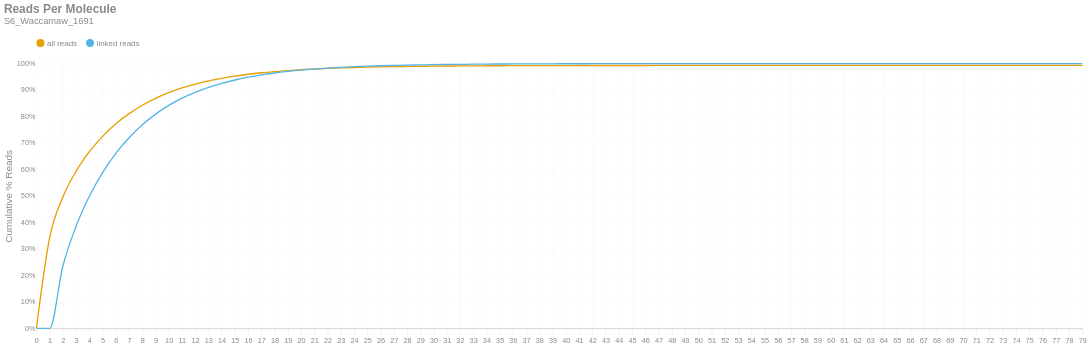

The code cell stored with this chart in its notebook:
### Markdown cell above
### Reads per Molecule
This chart shows the cumulative distribution of the number of reads per linked molecule. That is, how many alignments are associated with a unique molecule. This excludes the number of reads associated with invalid or absent linked-read barcodes. The `linked` histogram is the percentages recalculated when disregarding singletons.

### Code cell
if SKIPLR:
    print_html(f"Skipped")
else:
    counts = np.bincount(valids['reads'].cast(pl.Int64).to_numpy())
    weighted = counts * np.arange(len(counts))
    all_perc = weighted / n_reads
    linked_perc = weighted / n_linked_reads
    linked_perc[1] = 0
    binned_df = pl.DataFrame({
        'readsper': list(range(len(counts))),
        'all reads (cumsum)': np.cumsum(all_perc).tolist(),
        'linked reads (cumsum)': np.cumsum(linked_perc).tolist(),
    })

    with SafeRender(binned_df):
        (
            density_plot(binned_df, 'Reads Per Molecule', samplename, 'readspmol')
            .encode(
                x=alt.X('readsper:O', title=None).axis(labelAngle=0).scale(padding=0),
                y=alt.Y('value:Q', title='Cumulative % Reads').axis(format='%').stack(False),
                color=alt.Color("key:N").scale(domain=["all reads", "linked reads"]),
                tooltip=[
                    alt.Tooltip("key:N", title="Data Type"),
                    alt.Tooltip("readsper:O", title="Reads Per Molecule"),
                    alt.Tooltip("value:Q", format=".2%", title="% Reads (Cum.)")
                ]            
            )
        ).display()

### Figure 1 — Vega-Lite specification as saved in the notebook (floating-point values rounded to 4 significant figures)
{"width": "container", "height": 400, "config": {"title": {"anchor": "start", "dy": -15, "fontSize": 18, "color": "#888888", "subtitleColor": "#888888", "subtitleFontSize": 14}, "arc": {"fill": "#0072B2"}, "axis": {"domainColor": "#888888", "domainWidth": 0.5, "gridWidth": 0.2, "grid": false, "titleFontWeight": 400, "titleFontSize": 15, "labelFontSize": 11, "labelColor": "#888888", "tickColor": "#888888", "tickWidth": 0.2, "titleColor": "#888888"}, "axisBand": {"grid": false}, "axisX": {"grid": true, "tickSize": 10, "domainCap": "round"}, "axisY": {"domain": false, "grid": true, "tickSize": 0, "domainCap": "round"}, "background": "transparent", "header": {"labelFontSize": 15, "labelColor": "#888888", "titleFontSize": 15, "titleFontWeight": 600, "titleColor": "#888888"}, "legend": {"labelFont": "sans-serif", "labelFontSize": 12, "labelColor": "#888888", "symbolSize": 100, "symbolType": "circle", "titleFontSize": 12, "titlePadding": 10, "titleColor": "#888888", "title": null, "orient": "top"}, "range": {"category": ["#E69F00", "#56B4E9", "#009E73", "#F0E442", "#0072B2", "#D55E00", "#CC79A7", "#000000"], "diverging": ["#cfe8f3", "#a2d4ec", "#73bfe2", "#46abdb", "#1696d2", "#12719e"]}, "area": {"fill": "#0072B2", "fillOpacity": 0.7, "line": true, "strokeOpacity": 0.7}, "line": {"color": "#0072B2", "stroke": "#0072B2", "strokeWidth": 2}, "trail": {"color": "#0072B2", "stroke": "#0072B2", "strokeWidth": 0, "size": 1}, "point": {"filled": true, "fillOpacity": 1.0, "size": 95}, "text": {"color": "#888888", "fontSize": 11, "align": "right", "fontWeight": 400, "size": 11}, "bar": {"fill": "#0072B2", "stroke": null}, "view": {"stroke": null, "continuousWidth": 660, "continuousHeight": 400}}, "data": {"name": "data-5a1d341cccd976fb0ac640d78abc7568"}, "mark": {"type": "line", "interpolate": "monotone", "point": {"opacity": 0, "size": 275}}, "encoding": {"color": {"field": "key", "scale": {"domain": ["all reads", "linked reads"]}, "type": "nominal"}, "tooltip": [{"field": "key", "title": "Data Type", "type": "nominal"}, {"field": "readsper", "title": "Reads Per Molecule", "type": "ordinal"}, {"field": "value", "format": ".2%", "title": "% Reads (Cum.)", "type": "quantitative"}], "x": {"axis": {"labelAngle": 0}, "field": "readsper", "scale": {"padding": 0}, "title": null, "type": "ordinal"}, "y": {"axis": {"format": "%"}, "field": "value", "stack": false, "title": "Cumulative % Reads", "type": "quantitative"}}, "params": [{"name": "param_c36ac31b6afebe62", "select": {"type": "point", "fields": ["key"]}, "bind": "legend"}], "title": {"text": "Reads Per Molecule", "subtitle": "S6_Waccamaw_1691"}, "transform": [{"fold": ["all reads (cumsum)", "linked reads (cumsum)"]}, {"calculate": "replace(datum.key, ' (cumsum)', '')", "as": "key"}, {"filter": {"param": "param_c36ac31b6afebe62"}}], "usermeta": {"embedOptions": {"downloadFileName": "S6_Waccamaw_1691.readspmol"}}, "$schema": "https://vega.github.io/schema/vega-lite/v6.1.0.json", "datasets": {"data-5a1d341cccd976fb0ac640d78abc7568": [{"readsper": 0, "all reads (cumsum)": 0.0, "linked reads (cumsum)": 0.0}, {"readsper": 1, "all reads (cumsum)": 0.3426, "linked reads (cumsum)": 0.0}, {"readsper": 2, "all reads (cumsum)": 0.4957, "linked reads (cumsum)": 0.2354}, {"readsper": 3, "all reads (cumsum)": 0.5935, "linked reads (cumsum)": 0.3858}, {"readsper": 4, "all reads (cumsum)": 0.667, "linked reads (cumsum)": 0.4989}, {"readsper": 5, "all reads (cumsum)": 0.7252, "linked reads (cumsum)": 0.5882}, {"readsper": 6, "all reads (cumsum)": 0.7724, "linked reads (cumsum)": 0.6609}, {"readsper": 7, "all reads (cumsum)": 0.8108, "linked reads (cumsum)": 0.72}, {"readsper": 8, "all reads (cumsum)": 0.8424, "linked reads (cumsum)": 0.7686}, {"readsper": 9, "all reads (cumsum)": 0.8687, "linked reads (cumsum)": 0.809}, {"readsper": 10, "all reads (cumsum)": 0.8902, "linked reads (cumsum)": 0.8421}, {"readsper": 11, "all reads (cumsum)": 0.9079, "linked reads (cumsum)": 0.8692}, {"readsper": 12, "all reads (cumsum)": 0.9222, "linked reads (cumsum)": 0.8912}, {"readsper": 13, "all reads (cumsum)": 0.9343, "linked reads (cumsum)": 0.9099}, {"readsper": 14, "all reads (cumsum)": 0.9443, "linked reads (cumsum)": 0.9251}, {"readsper": 15, "all reads (cumsum)": 0.9525, "linked reads (cumsum)": 0.9378}, {"readsper": 16, "all reads (cumsum)": 0.9595, "linked reads (cumsum)": 0.9486}, {"readsper": 17, "all reads (cumsum)": 0.9652, "linked reads (cumsum)": 0.9573}, {"readsper": 18, "all reads (cumsum)": 0.9697, "linked reads (cumsum)": 0.9643}, {"readsper": 19, "all reads (cumsum)": 0.9735, "linked reads (cumsum)": 0.9701}, {"readsper": 20, "all reads (cumsum)": 0.9768, "linked reads (cumsum)": 0.9752}, {"readsper": 21, "all reads (cumsum)": 0.9794, "linked reads (cumsum)": 0.9792}, {"readsper": 22, "all reads (cumsum)": 0.9817, "linked reads (cumsum)": 0.9827}, {"readsper": 23, "all reads (cumsum)": 0.9836, "linked reads (cumsum)": 0.9857}, {"readsper": 24, "all reads (cumsum)": 0.9852, "linked reads (cumsum)": 0.9881}, {"readsper": 25, "all reads (cumsum)": 0.9865, "linked reads (cumsum)": 0.9901}, {"readsper": 26, "all reads (cumsum)": 0.9875, "linked reads (cumsum)": 0.9916}, {"readsper": 27, "all reads (cumsum)": 0.9883, "linked reads (cumsum)": 0.9929}, {"readsper": 28, "all reads (cumsum)": 0.989, "linked reads (cumsum)": 0.994}, {"readsper": 29, "all reads (cumsum)": 0.9896, "linked reads (cumsum)": 0.9949}, {"readsper": 30, "all reads (cumsum)": 0.9902, "linked reads (cumsum)": 0.9958}, {"readsper": 31, "all reads (cumsum)": 0.9907, "linked reads (cumsum)": 0.9965}, {"readsper": 32, "all reads (cumsum)": 0.991, "linked reads (cumsum)": 0.997}, {"readsper": 33, "all reads (cumsum)": 0.9913, "linked reads (cumsum)": 0.9975}, {"readsper": 34, "all reads (cumsum)": 0.9916, "linked reads (cumsum)": 0.998}, {"readsper": 35, "all reads (cumsum)": 0.9918, "linked reads (cumsum)": 0.9983}, {"readsper": 36, "all reads (cumsum)": 0.992, "linked reads (cumsum)": 0.9985}, {"readsper": 37, "all reads (cumsum)": 0.9921, "linked reads (cumsum)": 0.9988}, {"readsper": 38, "all reads (cumsum)": 0.9923, "linked reads (cumsum)": 0.999}, {"readsper": 39, "all reads (cumsum)": 0.9923, "linked reads (cumsum)": 0.9991}, {"readsper": 40, "all reads (cumsum)": 0.9924, "linked reads (cumsum)": 0.9992}, {"readsper": 41, "all reads (cumsum)": 0.9925, "linked reads (cumsum)": 0.9993}, {"readsper": 42, "all reads (cumsum)": 0.9926, "linked reads (cumsum)": 0.9994}, {"readsper": 43, "all reads (cumsum)": 0.9926, "linked reads (cumsum)": 0.9995}, {"readsper": 44, "all reads (cumsum)": 0.9927, "linked reads (cumsum)": 0.9996}, {"readsper": 45, "all reads (cumsum)": 0.9927, "linked reads (cumsum)": 0.9997}, {"readsper": 46, "all reads (cumsum)": 0.9928, "linked reads (cumsum)": 0.9997}, {"readsper": 47, "all reads (cumsum)": 0.9928, "linked reads (cumsum)": 0.9998}, {"readsper": 48, "all reads (cumsum)": 0.9928, "linked reads (cumsum)": 0.9998}, {"readsper": 49, "all reads (cumsum)": 0.9929, "linked reads (cumsum)": 0.9999}, {"readsper": 50, "all reads (cumsum)": 0.9929, "linked reads (cumsum)": 0.9999}, {"readsper": 51, "all reads (cumsum)": 0.9929, "linked reads (cumsum)": 0.9999}, {"readsper": 52, "all reads (cumsum)": 0.9929, "linked reads (cumsum)": 0.9999}, {"readsper": 53, "all reads (cumsum)": 0.9929, "linked reads (cumsum)": 0.9999}, {"readsper": 54, "all reads (cumsum)": 0.9929, "linked reads (cumsum)": 0.9999}, {"readsper": 55, "all reads (cumsum)": 0.9929, "linked reads (cumsum)": 0.9999}, {"readsper": 56, "all reads (cumsum)": 0.9929, "linked reads (cumsum)": 1.0}, {"readsper": 57, "all reads (cumsum)": 0.9929, "linked reads (cumsum)": 1.0}, {"readsper": 58, "all reads (cumsum)": 0.9929, "linked reads (cumsum)": 1.0}, {"readsper": 59, "all reads (cumsum)": 0.9929, "linked reads (cumsum)": 1.0}, {"readsper": 60, "all reads (cumsum)": 0.9929, "linked reads (cumsum)": 1.0}, {"readsper": 61, "all reads (cumsum)": 0.9929, "linked reads (cumsum)": 1.0}, {"readsper": 62, "all reads (cumsum)": 0.9929, "linked reads (cumsum)": 1.0}, {"readsper": 63, "all reads (cumsum)": 0.9929, "linked reads (cumsum)": 1.0}, {"readsper": 64, "all reads (cumsum)": 0.9929, "linked reads (cumsum)": 1.0}, {"readsper": 65, "all reads (cumsum)": 0.9929, "linked reads (cumsum)": 1.0}, {"readsper": 66, "all reads (cumsum)": 0.9929, "linked reads (cumsum)": 1.0}, {"readsper": 67, "all reads (cumsum)": 0.9929, "linked reads (cumsum)": 1.0}, {"readsper": 68, "all reads (cumsum)": 0.9929, "linked reads (cumsum)": 1.0}, {"readsper": 69, "all reads (cumsum)": 0.9929, "linked reads (cumsum)": 1.0}, {"readsper": 70, "all reads (cumsum)": 0.9929, "linked reads (cumsum)": 1.0}, {"readsper": 71, "all reads (cumsum)": 0.9929, "linked reads (cumsum)": 1.0}, {"readsper": 72, "all reads (cumsum)": 0.9929, "linked reads (cumsum)": 1.0}, {"readsper": 73, "all reads (cumsum)": 0.9929, "linked reads (cumsum)": 1.0}, {"readsper": 74, "all reads (cumsum)": 0.9929, "linked reads (cumsum)": 1.0}, {"readsper": 75, "all reads (cumsum)": 0.9929, "linked reads (cumsum)": 1.0}, {"readsper": 76, "all reads (cumsum)": 0.9929, "linked reads (cumsum)": 1.0}, {"readsper": 77, "all reads (cumsum)": 0.9929, "linked reads (cumsum)": 1.0}, {"readsper": 78, "all reads (cumsum)": 0.9929, "linked reads (cumsum)": 1.0}, {"readsper": 79, "all reads (cumsum)": 0.9929, "linked reads (cumsum)": 1.0}]}}
